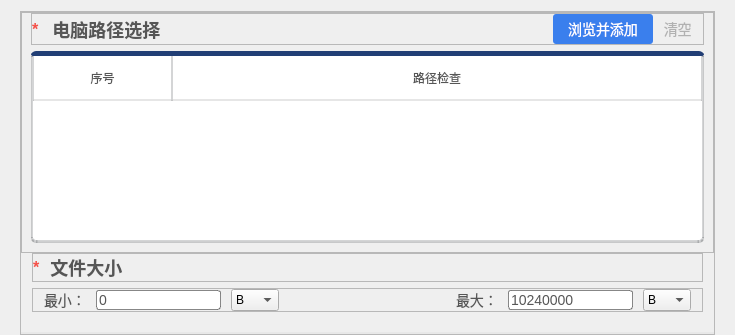
     <widget class="QWidget" name="tab_2">
      <attribute name="title">
       <string>检查范围</string>
      </attribute>
      <layout class="QVBoxLayout" name="verticalLayout_12">
       <property name="leftMargin">
        <number>20</number>
       </property>
       <property name="rightMargin">
        <number>20</number>
       </property>
       <property name="bottomMargin">
        <number>0</number>
       </property>
       <item>
        <widget class="QFrame" name="frame_4">
         <property name="frameShape">
          <enum>QFrame::StyledPanel</enum>
         </property>
         <property name="frameShadow">
          <enum>QFrame::Raised</enum>
         </property>
         <layout class="QVBoxLayout" name="verticalLayout_4">
          <property name="spacing">
           <number>0</number>
          </property>
          <property name="leftMargin">
           <number>0</number>
          </property>
          <property name="topMargin">
           <number>0</number>
          </property>
          <property name="rightMargin">
           <number>0</number>
          </property>
          <property name="bottomMargin">
           <number>0</number>
          </property>
          <item>
           <widget class="QFrame" name="frame_2">
            <property name="styleSheet">
             <string notr="true">
QFrame#frame{
border: 0px;
border-bottom: 2px solid rgba(86, 86, 86, 0.05);;
}</string>
            </property>
            <property name="frameShape">
             <enum>QFrame::StyledPanel</enum>
            </property>
            <property name="frameShadow">
             <enum>QFrame::Raised</enum>
            </property>
            <layout class="QVBoxLayout" name="verticalLayout_5">
             <property name="topMargin">
              <number>0</number>
             </property>
             <item>
              <widget class="QFrame" name="frame_5">
               <property name="frameShape">
                <enum>QFrame::StyledPanel</enum>
               </property>
               <property name="frameShadow">
                <enum>QFrame::Raised</enum>
               </property>
               <property name="lineWidth">
                <number>0</number>
               </property>
               <layout class="QHBoxLayout" name="horizontalLayout">
                <property name="spacing">
                 <number>3</number>
                </property>
                <property name="leftMargin">
                 <number>0</number>
                </property>
                <property name="topMargin">
                 <number>0</number>
                </property>
                <property name="rightMargin">
                 <number>11</number>
                </property>
                <property name="bottomMargin">
                 <number>0</number>
                </property>
                <item>
                 <widget class="QLabel" name="label_4">
                  <property name="styleSheet">
                   <string notr="true">color:#F54F47;
font-weight: 500;
font-size: 16px;</string>
                  </property>
                  <property name="text">
                   <string>*</string>
                  </property>
                 </widget>
                </item>
                <item>
                 <widget class="QLabel" name="label_3">
                  <property name="font">
                   <font>
                    <family>微软雅黑</family>
                    <pointsize>-1</pointsize>
                    <weight>75</weight>
                    <bold>true</bold>
                   </font>
                  </property>
                  <property name="styleSheet">
                   <string notr="true">color:#565656;
font-family: &quot;微软雅黑&quot;;

font-weight: 600;
font-size: 18px;</string>
                  </property>
                  <property name="text">
                   <string>  电脑路径选择</string>
                  </property>
                 </widget>
                </item>
                <item>
                 <spacer name="horizontalSpacer">
                  <property name="orientation">
                   <enum>Qt::Horizontal</enum>
                  </property>
                  <property name="sizeHint" stdset="0">
                   <size>
                    <width>40</width>
                    <height>20</height>
                   </size>
                  </property>
                 </spacer>
                </item>
                <item>
                 <widget class="QPushButton" name="add_com_src">
                  <property name="minimumSize">
                   <size>
                    <width>100</width>
                    <height>30</height>
                   </size>
                  </property>
                  <property name="cursor">
                   <cursorShape>PointingHandCursor</cursorShape>
                  </property>
                  <property name="styleSheet">
                   <string notr="true">background: #3A7FED;
font-family: &quot;微软雅黑&quot;;;
font-style: normal;
font-weight: normal;
font-size: 14px;
line-height: 20px;
border-radius: 3px;

color: #FFFFFF;</string>
                  </property>
                  <property name="text">
                   <string>浏览并添加</string>
                  </property>
                 </widget>
                </item>
                <item>
                 <widget class="QLabel" name="clean_com_src">
                  <property name="cursor">
                   <cursorShape>PointingHandCursor</cursorShape>
                  </property>
                  <property name="styleSheet">
                   <string notr="true">font-family: &quot;微软雅黑&quot;;
font-style: normal;
font-weight: normal;
font-size: 14px;
line-height: 20px;

color: rgba(86, 86, 86, 0.4);</string>
                  </property>
                  <property name="text">
                   <string>  清空</string>
                  </property>
                 </widget>
                </item>
               </layout>
              </widget>
             </item>
             <item>
              <widget class="QTableWidget" name="tableWidget">
               <property name="minimumSize">
                <size>
                 <width>0</width>
                 <height>0</height>
                </size>
               </property>
               <property name="maximumSize">
                <size>
                 <width>16777215</width>
                 <height>16777215</height>
                </size>
               </property>
               <property name="statusTip">
                <string/>
               </property>
               <property name="styleSheet">
                <string notr="true">        QTableView
{
    background-color: #FFFFFF;
    alternate-background-color:#e3edf9;
    font:14px &quot;微软雅黑&quot;;
    color:#677483;
    gridline-color: #ccddf0;  

border: 2px solid rgba(41, 43, 49, 0.2);
border-top: 5px solid #213E75;
border-bottom: 3px solid rgba(41, 43, 49, 0.2);


border-radius:5px

}
 
QTableView::item
{  
    font:20px &quot;微软雅黑&quot;;
    color:#29414E; 
	border:0px;   
	border-bottom: 1px solid rgba(0, 0, 0, 0.05);

}
 
QTableView::item:selected
{  
    color:green;
}
 
QHeaderView::section { 
    color: #565656;;
    font:bold 14px &quot;微软雅黑&quot;;
    text-align:right;
    height:43px;
	
	border:0px;

	border-bottom: 2px solid rgba(0, 0, 0, 0.1);

	background: #FFFFFF;

    border-left:none;
border-left: 1px solid rgba(41, 43, 49, 0.2);
border-right:1px solid rgba(41, 43, 49, 0.2);
}
 
// border-left:none;防止中间表头的border重叠
QHeaderView::section:first
{
    border-left:1px solid #8faac9;
border-radius: 3px;
}</string>
               </property>
               <property name="lineWidth">
                <number>0</number>
               </property>
               <property name="autoScroll">
                <bool>true</bool>
               </property>
               <property name="autoScrollMargin">
                <number>3</number>
               </property>
               <property name="dragEnabled">
                <bool>true</bool>
               </property>
               <property name="textElideMode">
                <enum>Qt::ElideMiddle</enum>
               </property>
               <property name="showGrid">
                <bool>false</bool>
               </property>
               <property name="sortingEnabled">
                <bool>true</bool>
               </property>
               <property name="wordWrap">
                <bool>true</bool>
               </property>
               <attribute name="horizontalHeaderCascadingSectionResizes">
                <bool>true</bool>
               </attribute>
               <attribute name="horizontalHeaderDefaultSectionSize">
                <number>139</number>
               </attribute>
               <attribute name="horizontalHeaderHighlightSections">
                <bool>true</bool>
               </attribute>
               <attribute name="horizontalHeaderStretchLastSection">
                <bool>true</bool>
               </attribute>
               <attribute name="verticalHeaderVisible">
                <bool>false</bool>
               </attribute>
               <attribute name="verticalHeaderShowSortIndicator" stdset="0">
                <bool>false</bool>
               </attribute>
               <attribute name="verticalHeaderStretchLastSection">
                <bool>false</bool>
               </attribute>
               <column>
                <property name="text">
                 <string>序号</string>
                </property>
               </column>
               <column>
                <property name="text">
                 <string>路径检查</string>
                </property>
               </column>
              </widget>
             </item>
            </layout>
           </widget>
          </item>
          <item>
           <widget class="QFrame" name="frame_11">
            <property name="styleSheet">
             <string notr="true">QFrame#frame_11{
border: 0px;
border-bottom: 2px solid rgba(86, 86, 86, 0.05);;
}</string>
            </property>
            <property name="frameShape">
             <enum>QFrame::StyledPanel</enum>
            </property>
            <property name="frameShadow">
             <enum>QFrame::Raised</enum>
            </property>
            <layout class="QVBoxLayout" name="verticalLayout_11">
             <property name="leftMargin">
              <number>11</number>
             </property>
             <property name="topMargin">
              <number>0</number>
             </property>
             <property name="rightMargin">
              <number>11</number>
             </property>
             <property name="bottomMargin">
              <number>20</number>
             </property>
             <item>
              <widget class="QFrame" name="frame_12">
               <property name="frameShape">
                <enum>QFrame::StyledPanel</enum>
               </property>
               <property name="frameShadow">
                <enum>QFrame::Raised</enum>
               </property>
               <layout class="QHBoxLayout" name="horizontalLayout_6">
                <property name="spacing">
                 <number>0</number>
                </property>
                <property name="leftMargin">
                 <number>0</number>
                </property>
                <property name="topMargin">
                 <number>0</number>
                </property>
                <property name="rightMargin">
                 <number>0</number>
                </property>
                <property name="bottomMargin">
                 <number>0</number>
                </property>
                <item>
                 <widget class="QLabel" name="label_5">
                  <property name="styleSheet">
                   <string notr="true">color:#F54F47;
font-weight: 500;
font-size: 16px;</string>
                  </property>
                  <property name="text">
                   <string>*</string>
                  </property>
                 </widget>
                </item>
                <item>
                 <widget class="QLabel" name="label_9">
                  <property name="font">
                   <font>
                    <family>微软雅黑</family>
                    <pointsize>-1</pointsize>
                    <weight>75</weight>
                    <bold>true</bold>
                   </font>
                  </property>
                  <property name="styleSheet">
                   <string notr="true">color:#565656;
font-family: &quot;微软雅黑&quot;;

font-weight: 600;
font-size: 18px;</string>
                  </property>
                  <property name="text">
                   <string>  文件大小</string>
                  </property>
                 </widget>
                </item>
                <item>
                 <spacer name="horizontalSpacer_5">
                  <property name="orientation">
                   <enum>Qt::Horizontal</enum>
                  </property>
                  <property name="sizeHint" stdset="0">
                   <size>
                    <width>40</width>
                    <height>20</height>
                   </size>
                  </property>
                 </spacer>
                </item>
               </layout>
              </widget>
             </item>
             <item>
              <widget class="QFrame" name="frame_13">
               <property name="frameShape">
                <enum>QFrame::StyledPanel</enum>
               </property>
               <property name="frameShadow">
                <enum>QFrame::Raised</enum>
               </property>
               <layout class="QHBoxLayout" name="horizontalLayout_7">
                <property name="spacing">
                 <number>10</number>
                </property>
                <property name="leftMargin">
                 <number>11</number>
                </property>
                <property name="topMargin">
                 <number>0</number>
                </property>
                <property name="rightMargin">
                 <number>11</number>
                </property>
                <property name="bottomMargin">
                 <number>0</number>
                </property>
                <item>
                 <widget class="QLabel" name="label_10">
                  <property name="styleSheet">
                   <string notr="true">font-family: &quot;微软雅黑&quot;;
color: #565656;

font-weight: 400;
font-size: 14px;</string>
                  </property>
                  <property name="text">
                   <string>最小：</string>
                  </property>
                 </widget>
                </item>
                <item>
                 <widget class="QLineEdit" name="min_file_size_str">
                  <property name="styleSheet">
                   <string notr="true">font-family: &quot;微软雅黑&quot;;
color: #565656;
font-weight: 400;
font-size: 14px;
border: 1px solid rgba(86, 86, 86, 0.7);
border-radius: 3px;</string>
                  </property>
                  <property name="text">
                   <string>0</string>
                  </property>
                 </widget>
                </item>
                <item>
                 <widget class="QComboBox" name="min_file_size_comboBox">
                  <item>
                   <property name="text">
                    <string>B</string>
                   </property>
                  </item>
                  <item>
                   <property name="text">
                    <string>KB</string>
                   </property>
                  </item>
                  <item>
                   <property name="text">
                    <string>MB</string>
                   </property>
                  </item>
                  <item>
                   <property name="text">
                    <string>GB</string>
                   </property>
                  </item>
                 </widget>
                </item>
                <item>
                 <spacer name="horizontalSpacer_6">
                  <property name="orientation">
                   <enum>Qt::Horizontal</enum>
                  </property>
                  <property name="sizeHint" stdset="0">
                   <size>
                    <width>167</width>
                    <height>20</height>
                   </size>
                  </property>
                 </spacer>
                </item>
                <item>
                 <widget class="QLabel" name="label_11">
                  <property name="styleSheet">
                   <string notr="true">font-family: &quot;微软雅黑&quot;;
color: #565656;

font-weight: 400;
font-size: 14px;</string>
                  </property>
                  <property name="text">
                   <string>最大：</string>
                  </property>
                 </widget>
                </item>
                <item>
                 <widget class="QLineEdit" name="max_file_size_str">
                  <property name="styleSheet">
                   <string notr="true">font-family: &quot;微软雅黑&quot;;
color: #565656;
font-weight: 400;
font-size: 14px;
border: 1px solid rgba(86, 86, 86, 0.7);
border-radius: 3px;</string>
                  </property>
                  <property name="text">
                   <string>10240000</string>
                  </property>
                 </widget>
                </item>
                <item>
                 <widget class="QComboBox" name="max_file_size_comboBox">
                  <item>
                   <property name="text">
                    <string>B</string>
                   </property>
                  </item>
                  <item>
                   <property name="text">
                    <string>KB</string>
                   </property>
                  </item>
                  <item>
                   <property name="text">
                    <string>MB</string>
                   </property>
                  </item>
                  <item>
                   <property name="text">
                    <string>GB</string>
                   </property>
                  </item>
                 </widget>
                </item>
               </layout>
              </widget>
             </item>
            </layout>
           </widget>
          </item>
         </layout>
        </widget>
       </item>
      </layout>
     </widget>
